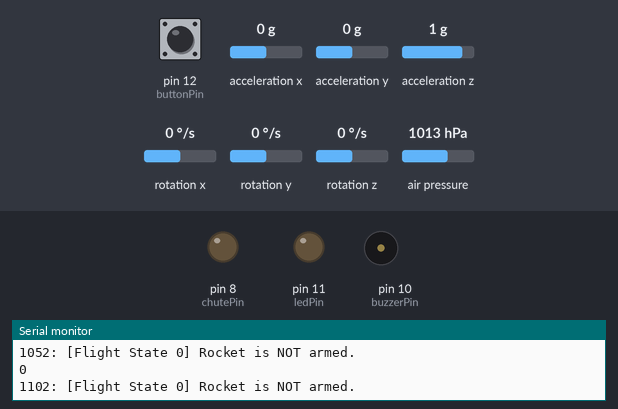
This sketch was run on a simulated Arduino Uno, built with avr-gcc and run on an emulated ATmega328P. Shown: output pins drawn as LEDs (lit = HIGH), buzzer (waves = sounding), the last lines printed to the serial monitor. Wiring (inferred from the names in the program): MPU-6050 motion sensor at I2C address 0x68. The test bench sets the inputs (shaded band); at power-on: pin 12 (buttonPin) HIGH, acceleration y 0 g, air pressure 1013 hPa, acceleration x 0 g, acceleration z 1 g, rotation x 0 °/s, rotation y 0 °/s, rotation z 0 °/s.

Above: at 1.2 s.
1.3 s: pin 12 (buttonPin) pulled LOW for 0.15 s
At 1.5 s:
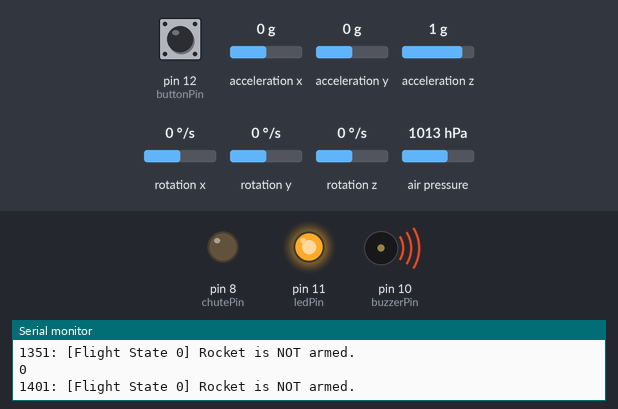
At 2.7 s:
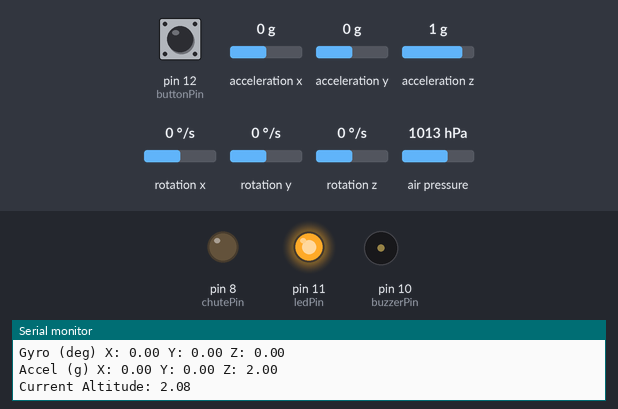
3.0 s: acceleration y set to 0.2 g
5.8 s: air pressure set to 1015 hPa
At 8.0 s:
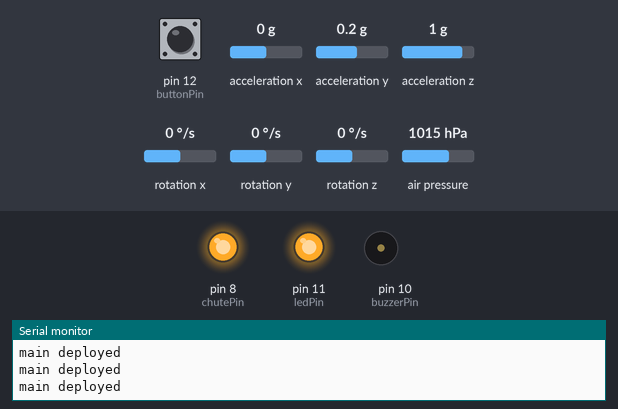
Timing chart, 0 to 9.5 s (numbered marks = the images above; inputs shaded):
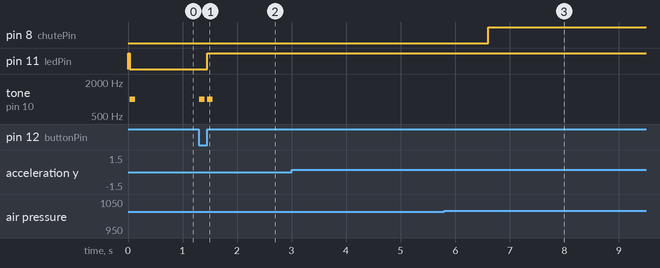

The sketch:

flightController.ino
```cpp
#include <Adafruit_MPL3115A2.h>
#include <Wire.h>
//MPU Variables:
long accelX, accelY, accelZ;
float gForceX, gForceY, gForceZ;
long gyroX, gyroY, gyroZ;
float rotX, rotY, rotZ;

// arduino pin variables:
const int buttonPin = 12;
const int ledPin = 11;
const int buzzerPin = 10;
const int droguePin = 9;
const int chutePin = 8;

int buttonState;     // the current buttonReading from the input pin
int lastbuttonState = LOW;    // the previous buttonReading from the input pin

unsigned long lastDebounceTime = 0;   // the last time the output pin was toggled
unsigned long debounceDelay = 15;    // the debounce time; increase if the buttons feel unresponsive

int lastState = 0;
int flightState = 0;    // sets the state so we know if we are sitting on the pad, or in flight, etc.
int redLEDState = HIGH;     // the current state of the output pin

//MPL Altimeter Variables
Adafruit_MPL3115A2 baro = Adafruit_MPL3115A2();
float lastAltitude;
float currentAltitude;
float initialAltitude;
float maxAltitude = 0.0;
float mainChuteAlt = 1000;

float accelThresh = 1.1;      //used to set gyro threshold for setting flightState to in flight (flightState=2);

//this function runs once when the arduino is powered on
void setup() {
  pinMode(buttonPin, INPUT);
  // pinMode(ChutePin, OUTPUT);
  pinMode(ledPin, OUTPUT);
  pinMode(chutePin, OUTPUT);
  digitalWrite(chutePin,LOW);
  digitalWrite(ledPin, redLEDState);
  Serial.begin(9600);
  Wire.begin();
  setupMPU();
  // setupMPL();
    if (! baro.begin()) {
    Serial.println("Couldnt find barometer sensor");
    return;
  };
  initialAltitude = baro.getAltitude();
}

//this function runs continuously on the arduino after the setup function completes
void loop() {
  int systemTime = millis();
  int buttonReading = digitalRead(buttonPin);
  //we are constantly running this case statement to keep track of the flightstate which will control if the rocket can launch, deploy chutes, and log data.
  switch(flightState){
    case 0:
      Serial.println(accelY);
      armButton(buttonReading);
      Serial.println((String)+systemTime+": [Flight State "+flightState+"] Rocket is NOT armed.");
      break;
    case 1:
      armButton(buttonReading);
      recordAccelRegisters();
      recordGyroRegisters();
      recordAltitude();
      printData();
      if (lastState != 1){
      Serial.println((String)"Flight State: "+ flightState +" Rocket is ARMED... Standing by to detect launch.");
      };
      lastState = 1;
      if (accelY>accelThresh){
        lastAltitude = currentAltitude-3;
        flightState = 2;
        break;
      };
      break;
    case 2:   //this is the in flight state, needs to constantly be checking and recording the altitude so that we know where apogee is and can deploy our parachute
      recordAccelRegisters();
      recordGyroRegisters();
      recordAltitude();
      printData();
      Serial.println((String)"Last Altitude: "+lastAltitude);

      if (currentAltitude < lastAltitude-1){
        // deployChute(1);
        flightState=3;
        Serial.println((String)systemTime+" [Max Altitude Reached] :" + maxAltitude + " meters");
      }else if (currentAltitude>(lastAltitude-1)){
        maxAltitude=currentAltitude;
      }
      lastAltitude = currentAltitude;
      if (lastState != 2){
        Serial.println((String)"Flight State: "+flightState+" In Flight.");
      };
      lastState=2;
      break;

    case 3:
      if (lastState != 3){
        Serial.println((String)"Flight State: "+flightState+" Past Apogee!!! Falling....");
      }
      if (currentAltitude<=mainChuteAlt){
        deployChute();
        Serial.println("main deployed");
      }
      lastState = 3;
      break;
  }
}

void deployChute(){
  // Serial.println((String)'chutePIN is HIGH');
  digitalWrite(chutePin,HIGH);//firing the parachute deployment charge, this will be a small black powder charge above the electronics bay.
}

void armButton(int buttonReading){
//This function is called when the red colored arming button is pressed. Toggles the LEDs and flightState.
    if (buttonReading == lastbuttonState) {
    // reset the debouncing timer
    lastDebounceTime = millis();
    // Serial.println(lastDebounceTime);
  }
  if ((millis() - lastDebounceTime) > debounceDelay) {
    if (buttonReading != buttonState) {
      buttonState = buttonReading;
      tone(10,1000,100);
      // only toggle the LED if the new button state is HIGH
      if (buttonState == HIGH) {
        redLEDState = !redLEDState; //set state to the opposite of the last known state
      }
      flightState = redLEDState; //toggle the flight state on button press
    }
    digitalWrite(ledPin, redLEDState);
    lastbuttonState = buttonReading;
  }
  return;
}

void setupMPU(){
  Wire.beginTransmission(0b1101000); //This is the I2C address of the MPU
  Wire.write((byte)0x6B); //Accessing the register 6B - Power Management (See 4.28 in MPU register map/data sheet https://invensense.tdk.com/wp-content/uploads/2015/02/MPU-6000-Register-Map1.pdf for more details)
  Wire.write((byte)0b0000000); //Writing zero to every bit in the 0x6B register
  Wire.endTransmission();

  Wire.beginTransmission(0b1101000);
  Wire.write(0x1C); //Accesssing the register 1C - Accelerometer Configuration (See 4.5  in Data Sheet)
  Wire.write(0b00001000); // Set to +-4g Full Scale Range, so the LSB Sensitivity is 8192 LSB/g
  Wire.endTransmission();

  Wire.beginTransmission(0b1101000);
  Wire.write(0x1B);//Accessing the register 1B - Gyroscope Configuration
  Wire.write(0b00001100); //Set the Full Scale Range to +-1000 degress/s
  Wire.endTransmission();
}

void recordAltitude(){
  currentAltitude = baro.getAltitude();//I gave up and just used the library, may return to this to try and fix my code to get data of the sensor.
  return;
}

void recordAccelRegisters(){
  Wire.beginTransmission(0b1101000);
  Wire.write(0x3B); //Starting register for Accel Readings
  Wire.endTransmission();
  Wire.requestFrom(0b1101000,6);
  while(Wire.available()<6);
  accelX = Wire.read()<<8|Wire.read();
  accelY = Wire.read()<<8|Wire.read();
  accelZ = Wire.read()<<8|Wire.read();
  processAccelData();
  return;
}

void processAccelData(){
  gForceX = accelX / 4096.0;
  gForceY = accelY / 4096.0;
  gForceZ = accelZ / 4096.0;
  return;
}

void recordGyroRegisters(){
  Wire.beginTransmission(0b1101000);
  Wire.write(0x43);
  Wire.endTransmission();
  Wire.requestFrom(0b1101000,6);
  while(Wire.available()<6);
  gyroX = Wire.read()<<8|Wire.read();
  gyroY = Wire.read()<<8|Wire.read();
  gyroZ = Wire.read()<<8|Wire.read();
  processGyroData();
  return;
}

void processGyroData(){
  rotX = gyroX/131.0;
  rotY = gyroY/131.0;
  rotZ = gyroZ/131.0;
  return;
}

void printData(){
    delay(500);
    Serial.println((String)"Gyro (deg) X: " +rotX + " " + "Y: " + rotY + " " + "Z: " + rotZ);
    Serial.println((String)"Accel (g) X: " +gForceX + " " + "Y: " + gForceY + " " + "Z: " + gForceZ);
    Serial.println((String)"Current Altitude: "+currentAltitude);
    //in this function we may want to refactor to create a one line string that is easily readable by processing to grab all the data and remove the delay.
}
```

Measured:
- the behaviour switches between 1013 and 1014 hPa on air pressure (found by bisection; images 2 and 3)
- after the input at 1.3 s, pin 11 (ledPin): LOW → HIGH after 0.16 s; tone on pin 10 (buzzerPin): alternates 1000 Hz for 0.10 s and silent for 0.05 s, 4 changes in all, then stays silent, starting at once
- after the input at 5.8 s, pin 8 (chutePin): LOW → HIGH after 0.81 s
